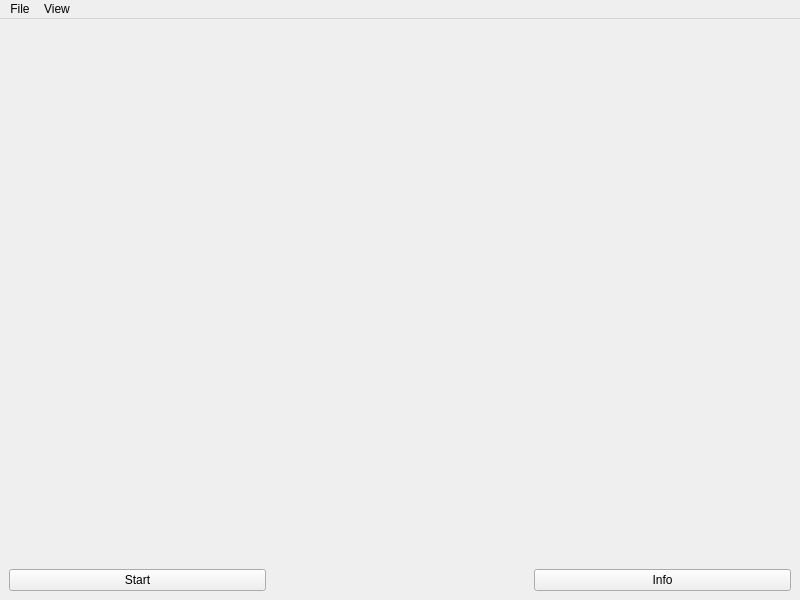
<?xml version="1.0" encoding="UTF-8"?>
<ui version="4.0">
 <class>Flow</class>
 <widget class="QMainWindow" name="Flow">
  <property name="geometry">
   <rect>
    <x>0</x>
    <y>0</y>
    <width>800</width>
    <height>600</height>
   </rect>
  </property>
  <property name="windowTitle">
   <string>WebPackage</string>
  </property>
  <widget class="QWidget" name="centralwidget">
   <layout class="QGridLayout" name="gridLayout">
    <item row="0" column="0" colspan="3">
     <widget class="QFlowView" name="flowView" native="true"/>
    </item>
    <item row="1" column="2">
     <widget class="QPushButton" name="InfoButton">
      <property name="text">
       <string>Info</string>
      </property>
     </widget>
    </item>
    <item row="1" column="0">
     <widget class="QPushButton" name="startButton">
      <property name="text">
       <string>Start</string>
      </property>
     </widget>
    </item>
   </layout>
  </widget>
  <widget class="QMenuBar" name="menuBar">
   <property name="geometry">
    <rect>
     <x>0</x>
     <y>0</y>
     <width>800</width>
     <height>22</height>
    </rect>
   </property>
   <widget class="QMenu" name="menuFile">
    <property name="title">
     <string>File</string>
    </property>
    <addaction name="actionImport"/>
    <addaction name="actionExport"/>
    <addaction name="actionDelete"/>
   </widget>
   <widget class="QMenu" name="menuView">
    <property name="title">
     <string>View</string>
    </property>
    <addaction name="actionRefresh"/>
   </widget>
   <addaction name="menuFile"/>
   <addaction name="menuView"/>
  </widget>
  <action name="actionImport">
   <property name="text">
    <string>Import</string>
   </property>
  </action>
  <action name="actionExport">
   <property name="text">
    <string>Export</string>
   </property>
  </action>
  <action name="actionDelete">
   <property name="text">
    <string>Delete</string>
   </property>
  </action>
  <action name="actionRefresh">
   <property name="text">
    <string>Refresh</string>
   </property>
  </action>
 </widget>
 <customwidgets>
  <customwidget>
   <class>QFlowView</class>
   <extends>QWidget</extends>
   <header location="global">QFlowView.h</header>
  </customwidget>
 </customwidgets>
 <resources/>
 <connections/>
</ui>
